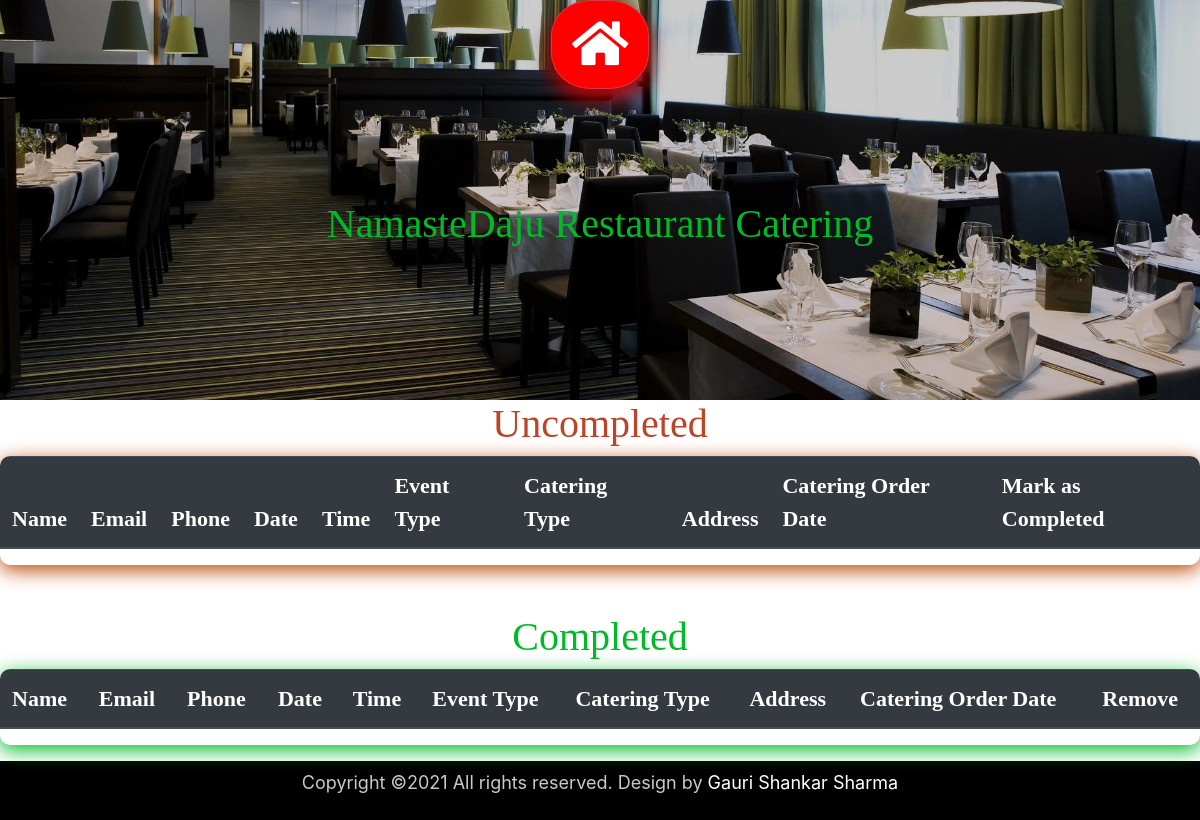
Before: /Nd/ad_catering with the older database file.
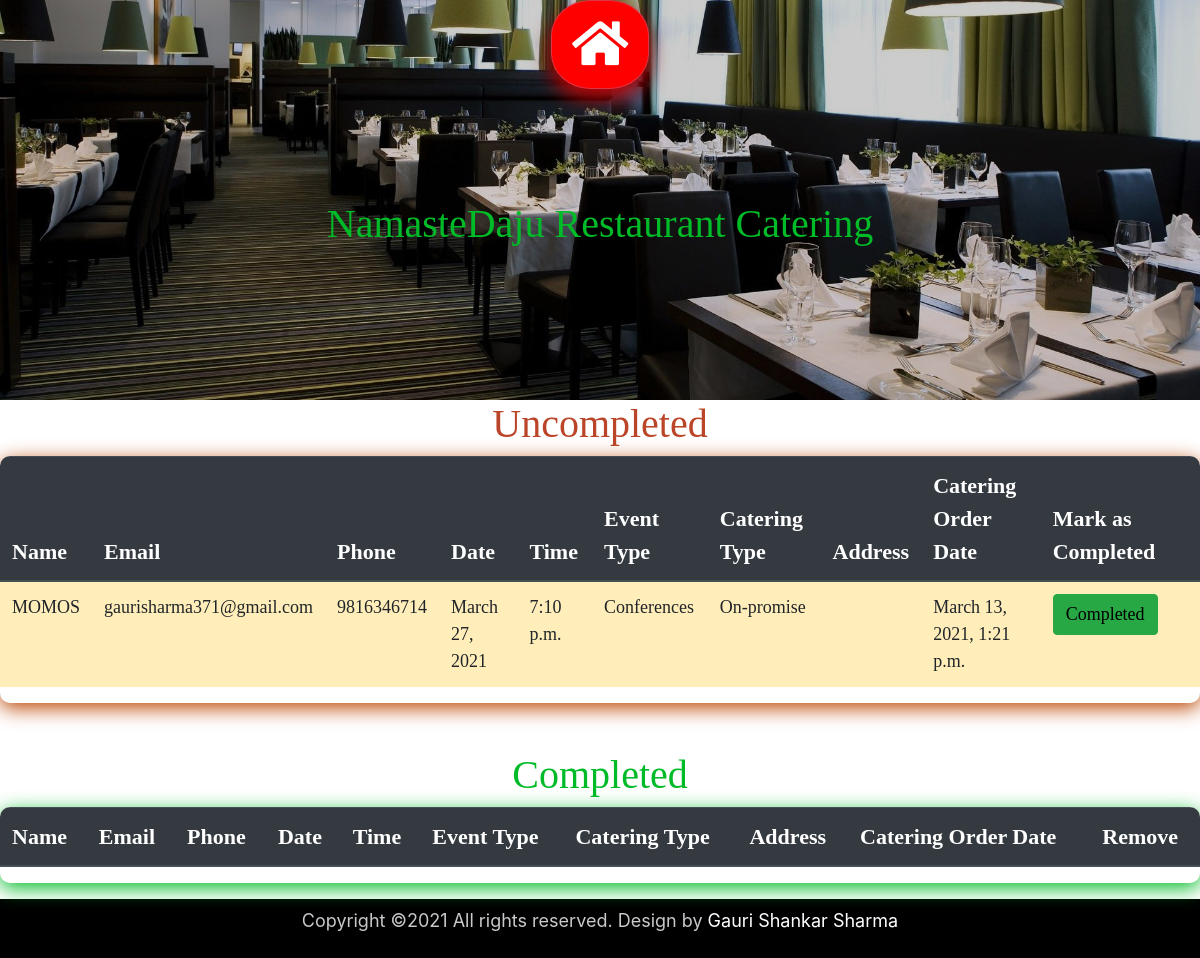
After: the same page with the newer database file.
### Nd/models.py (models this page shows, shortened)
class Catering(models.Model):
    options1 = (('Weddings', 'Weddings'), ('Birthday Parties', 'Birthday Parties'), ('Anniversary Parties', 'Anniversary Parties'), ('Business Meetings', 'Business Meetings'),
                ('Conferences', 'Conferences'), ('Luncheons', 'Luncheons'), ('Holiday Gatherings', 'Holiday Gatherings'), ('Other', 'Other'))
    options2 = (('On-promise', 'On-promise'), ('Off-promise', 'Off-promise'))
    name = models.CharField(max_length=100, validators=[validators.MinLengthValidator(5)])
    email = models.EmailField(validators=[validators.EmailValidator])
    phone = models.CharField(max_length=10, validators=[validators.MinLengthValidator(10)])
    date = models.DateField()
    time = models.TimeField()
    event_type = models.CharField(max_length=50, choices=options1)
    catering_type = models.CharField(max_length=50, choices=options2)
    address = models.CharField(blank=True, max_length=50, validators=[validators.MinLengthValidator(10)])
    completion = models.BooleanField(default=False)
    catering_order_date = models.DateTimeField(auto_now_add=True)

### Nd/views.py (the view)
# urls.py: path('ad_catering', views.ad_catering),
def ad_catering(request):
    dictionary = {'key':Catering.objects.all()}
    return render(request, 'Nd/AdCatering.html', dictionary)

### Nd/templates/Nd/AdCatering.html (shortened to what this page needs)
{% extends 'AdMain.html' %}
{% load bootstrap %}
{% load static %}
{% block css_link %}
    <link href="{% static 'css/AdNavbar.css' %}" rel="stylesheet" type="text/css"/>
    <link href="{% static 'css/AdCatering.css' %}" rel="stylesheet" type="text/css"/>
{% endblock %}
{% block content %}
    {% include 'AdNavbar.html' %}
    <div class="container-fluid d-flex flex-column px-0" id="AdCatering">
        <div class="container-fluid d-flex justify-content-center pb-sm-5" id="ACH">
          <h1>NamasteDaju Restaurant Catering</h1>
        </div>
        <h1 class="text-center" id="Uch1">Uncompleted</h1>
        <div class="table-responsive" id="UcTable">
            <table class="table table-striped" id="Images">
                <thead class="thead-dark">
                    <tr>
                        <th>Name</th>
                        <th>Email</th>
                        <th>Phone</th>
                        <th>Date</th>
                        <th>Time</th>
                        <th>Event Type</th>
                        <th>Catering Type</th>
                        <th>Address</th>
                        <th>Catering Order Date</th>
                        <th>Mark as Completed</th>
                    </tr>
                </thead>
                <tbody>
                    {% for i in key %}
                    {% if i.completion == False %}
                    <tr  class="table-warning">
                        <td>{{i.name}}</td>
                        <td>{{i.email}}</td>
                        <td>{{i.phone}}</td>
                        <td>{{i.date}}</td>
                        <td>{{i.time}}</td>
                        <td>{{i.event_type}}</td>
                        <td>{{i.catering_type}}</td>
                        <td>{{i.address}}</td>
                        <td>{{i.catering_order_date}}</td>
                        <td>
                            <a href="/Nd/completecatering/{{i.id}}" class="btn btn-success mr-4">Completed</a>
                        </td>
                    </tr>
                    {% endif %}
                    {% endfor %}
                </tbody>
            </table>
        </div>
        <h1 class="text-center mt-5" id="Ch1">Completed</h1>
        <div class="table-responsive" id="CTable">
            <table class="table table-striped" id="Images">
                <thead class="thead-dark">
                    <tr>
                        <th>Name</th>
                        <th>Email</th>
                        <th>Phone</th>
                        <th>Date</th>
                        <th>Time</th>
                        <th>Event Type</th>
                        <th>Catering Type</th>
                        <th>Address</th>
                        <th>Catering Order Date</th>
                        <th>Remove</th>
                    </tr>
                </thead>
            </table>
        </div>
    </div>
    <div class="container-fluid d-flex justify-content-center py-2 mt-3" id="Copyright">
        <p>Copyright ©2021 All rights reserved. Design by <a href="#">Gauri Shankar Sharma</a></p>
    </div>
{% endblock %}

Changed rows visible on the page:
added Catering: name "MOMOS", email "gaurisharma371@gmail.com", phone "9816346714", date "March 27, 2021", time "7:10 p.m.", event_type "Conferences", catering_type "On-promise", catering_order_date "March 13, 2021, 1:21 p.m."
